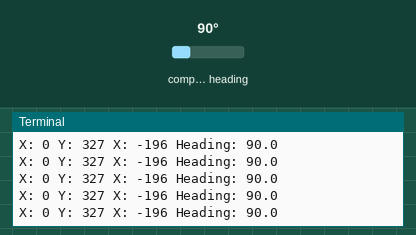
Recording of a program running on a simulated Raspberry Pi (BCM pin numbers) with a GrovePi. On the bench: the last lines printed to the terminal. The inputs (shaded band) are chosen by the test bench; at power-on: compass heading 90°. Library files of the repository ran but are not shown: grove_compass_lib.py.

Above: at 1.3 s.
1.4 s: compass heading set to 7°
At 1.56 s:
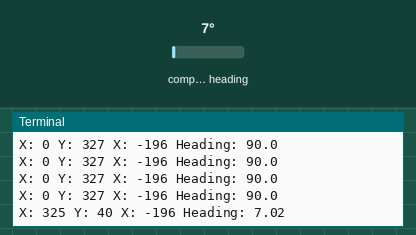
2.9 s: compass heading set to 180°
At 2.91 s:
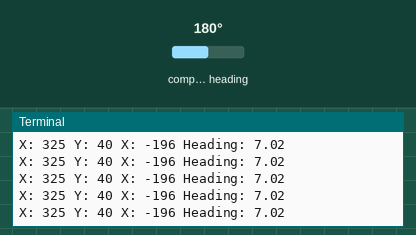
Timing chart, 0 to 5.9 s (numbered marks = the images above; inputs shaded):
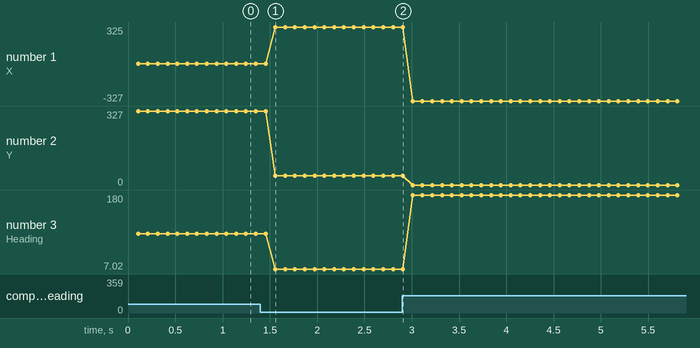

The program:

grove_compass_example.py
```python
#!/usr/bin/env python
#
# GrovePi Example for using the Grove Compass module (http://www.seeedstudio.com/depot/Grove-3Axis-Digital-Compass-p-759.html)
#
# The GrovePi connects the Raspberry Pi and Grove sensors.  You can learn more about GrovePi here:  http://www.dexterindustries.com/GrovePi
#
# Have a question about this example?  Ask on the forums here:  http://forum.dexterindustries.com/c/grovepi
#
'''
## License

The MIT License (MIT)

GrovePi for the Raspberry Pi: an open source platform for connecting Grove Sensors to the Raspberry Pi.
Copyright (C) 2017  Dexter Industries

Permission is hereby granted, free of charge, to any person obtaining a copy
of this software and associated documentation files (the "Software"), to deal
in the Software without restriction, including without limitation the rights
to use, copy, modify, merge, publish, distribute, sublicense, and/or sell
copies of the Software, and to permit persons to whom the Software is
furnished to do so, subject to the following conditions:

The above copyright notice and this permission notice shall be included in
all copies or substantial portions of the Software.

THE SOFTWARE IS PROVIDED "AS IS", WITHOUT WARRANTY OF ANY KIND, EXPRESS OR
IMPLIED, INCLUDING BUT NOT LIMITED TO THE WARRANTIES OF MERCHANTABILITY,
FITNESS FOR A PARTICULAR PURPOSE AND NONINFRINGEMENT. IN NO EVENT SHALL THE
AUTHORS OR COPYRIGHT HOLDERS BE LIABLE FOR ANY CLAIM, DAMAGES OR OTHER
LIABILITY, WHETHER IN AN ACTION OF CONTRACT, TORT OR OTHERWISE, ARISING FROM,
OUT OF OR IN CONNECTION WITH THE SOFTWARE OR THE USE OR OTHER DEALINGS IN
THE SOFTWARE.
'''

import grove_compass_lib
import time

c=grove_compass_lib.compass()
while True:
	print("X:",c.x,"Y:",c.y,"X:",c.z,"Heading:",c.headingDegrees)
	c.update()
	time.sleep(.1)
```

Measured:
- after the input at 1.4 s, the terminal: prints a new line after 0.16 s (image 1)
- plotted number 1: 0 → 325 after the input at 1.4 s, 325 → -327 after the input at 2.9 s
- plotted number 2: 327 → 40 after the input at 1.4 s
- plotted number 3: 90 → 7.02 after the input at 1.4 s, 7.02 → 180 after the input at 2.9 s
